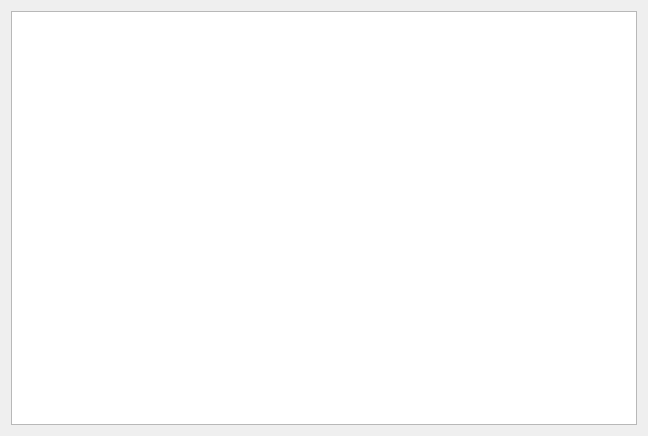
<?xml version="1.0" encoding="UTF-8"?>
<ui version="4.0">
 <class>VolunteerShow</class>
 <widget class="QDialog" name="VolunteerShow">
  <property name="geometry">
   <rect>
    <x>0</x>
    <y>0</y>
    <width>648</width>
    <height>436</height>
   </rect>
  </property>
  <property name="windowTitle">
   <string>Dialog</string>
  </property>
  <layout class="QGridLayout" name="gridLayout">
   <item row="0" column="0">
    <widget class="QTableView" name="volunteerTable"/>
   </item>
  </layout>
 </widget>
 <resources/>
 <connections/>
</ui>
